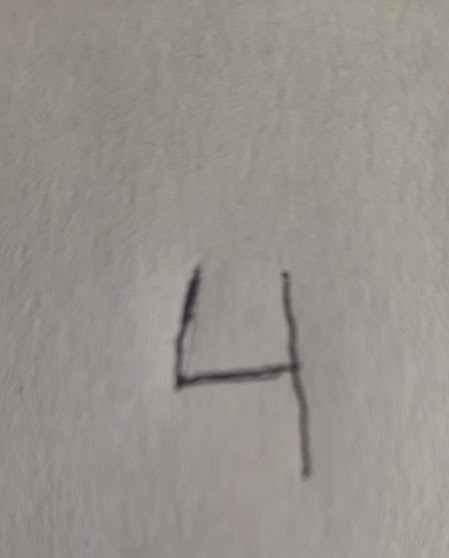
#> input picture k-nearest-neighbor/images/4_image.jpg, 449 x 558 px, found by its file name
$ jupyter execute KNN_Implement_Examples_Min.ipynb
#> lines starting #> are read from the running program, lines starting #| are printed output that depends on the picture
### k-nearest-neighbor/implement/knn.py
import numpy as np
from collections import Counter

def euclidean_distance(x1, x2):
    """
    :param x1: New Data Point
    :param x2: Data Points in dataset
    :return: Distance between new data point and all data points in
    training set
    """
    distance = np.sqrt(np.sum((x1-x2)**2))
    return distance

# def euclidean_distance(x1, x2):
#     """
#     :param x1: New Data Point
#     :param x2: Data Points in dataset
#     :return: Distance between new data point and all data points in
#     training set
#     """
#     distance = np.linalg.norm(x1 - x2)
#     return distance

class KNN:
    """
    KNN Class for implementing KNN Algorithm in Scikit-learn style
    """
    def __init__(self, k=3):
        self.k = k

    def fit(self, X, y):
        """
        :param X: Feature Vector
        :param y: Class Label
        Sets the value of X_train and y_train.
        """

        self.X_train = X
        # [[1,20,20],[1,20,20]....]
        self.y_train = y

    def predict(self, X):
        """
        :param X: Datapoints for which prediction have to be made
        :return: Prediction for given datapoints
        """
        predictions = [self._predict(x) for x in X]
        return predictions

    def _predict(self, x):
        """
        Helper function that carries out actual prediction
        :param X: Datapoint for which prediction have to be made
        :return: Prediction for given datapoint
        """
        # compute the distance
        distances = [euclidean_distance(x, x_train) for x_train in self.X_train]

        # get the closest k
        k_indices = np.argsort(distances)[:self.k]
        # get First K labels
        k_nearest_labels = [self.y_train[i] for i in k_indices]

        # majority vote
        most_common = Counter(k_nearest_labels).most_common()
        return most_common[0][0]

### k-nearest-neighbor/implement/KNN_Implement_Examples_Min.ipynb
# KNN on Some Popular Dataset

## Import the Required Libraries

[cell 1]
# Import the Required Libraries
import numpy as np
from sklearn.datasets import fetch_openml
from sklearn import datasets
from sklearn import datasets
from sklearn.model_selection import train_test_split
import matplotlib.pyplot as plt
from matplotlib.colors import ListedColormap
from knn import KNN

## Iris Dataset

[cell 2]
iris = datasets.load_iris()
X, y = iris.data, iris.target

## Plot to Visualize Different Classes

[cell 3]
cmap = ListedColormap(['#FF0000','#00FF00','#0000FF'])
plt.figure()
plt.scatter(X[:,2],X[:,3], c=y, cmap=cmap, edgecolor='k', s=20)
plt.show()
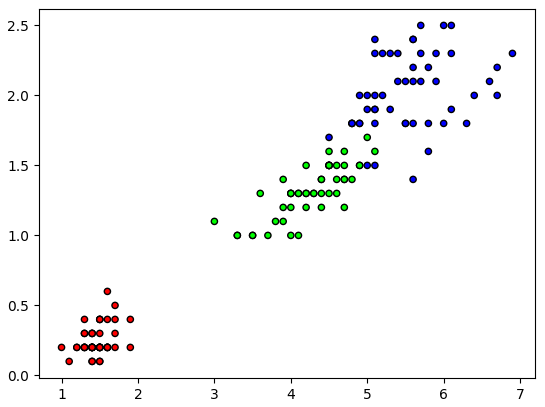
#> figure drawn by matplotlib, 1 panel

## Train Test Split

[cell 4]
X_train, X_test, y_train, y_test = train_test_split(X, y, test_size=0.2, random_state=0)

## Create the Model

[cell 5]
clf = KNN(k=5)

## Train the Model

[cell 6]
clf.fit(X_train, y_train)

## Make the Prediction

[cell 7]
predictions = clf.predict(X_test)

## Get Accuracy

[cell 8]
acc = np.sum(predictions == y_test) / len(y_test)
print("{:.2f}".format(acc))

## Make Prediction for New Data Point

[cell 9]
clf.predict([[5.8, 2.8, 5.1, 2.4]])

[cell 10]
from sklearn.metrics import accuracy_score

[cell 11]
acc = accuracy_score(y_true=y_test,y_pred=predictions)
print("{:.2f}".format(acc))

## Use Scikit-Learn

[cell 12]
from sklearn.neighbors import KNeighborsClassifier
clf_sci = KNeighborsClassifier(n_neighbors=5,p=2)
clf_sci.fit(X_train,y_train)
sci_pred = clf_sci.predict(X_test)
acc_sci = accuracy_score(y_true=y_test,y_pred=sci_pred)
print("{:.2f}".format(acc_sci))

# MNIST Handwritten Digit Dataset

[cell 13]
digits = datasets.load_digits()
# Create features
X = digits.data

# Create target
y = digits.target

## Example of Each Digit

[cell 14]
fig = plt.figure(figsize=(6, 6))  # figure size in inches
fig.subplots_adjust(left=0, right=1, bottom=0, top=1, hspace=0.05, wspace=0.05)

for i in range(64):
    ax = fig.add_subplot(8, 8, i + 1, xticks=[], yticks=[])
    ax.imshow(digits.images[i], cmap=plt.cm.binary, interpolation='nearest')
    # label the image with the target value
    ax.text(0, 7, str(digits.target[i]))
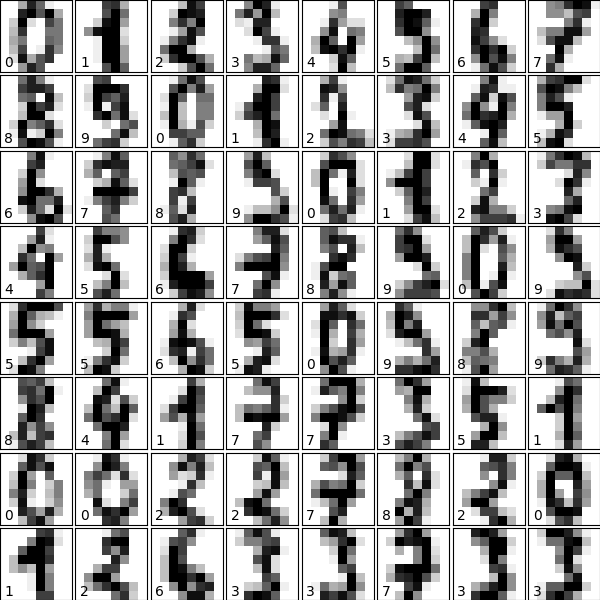
#> figure drawn by matplotlib, 64 panels

## Train Test Split

[cell 15]
X_train, X_test, y_train, y_test = train_test_split(X, y, test_size=0.2, random_state=0)

## Create and Train the Model

[cell 16]
d_clf = KNN(k=5)
d_clf.fit(X_train,y_train)

## Make Prediction on Testset

[cell 17]
pred = d_clf.predict(X_test)

## Get Accuracy

[cell 18]
accuracy_score(pred,y_test)

## Making Prediction on New Image

### Function to Load and Preprocess Image

[cell 19]
from PIL import Image

def load_image(image_path):
    # Open the image file
#> called with image_path = '4_image.jpg'
    image = Image.open(image_path)
#> image is the input picture: PIL image 449x558 RGB; mean R, G, B 150.8, 146.8, 141.1

    # Convert the image to grayscale
    image = image.convert('L')
#> image: PIL image 449x558 L

    return image

def preprocess_image(image):
    # Resize the image to a suitable size for the classifier
    image = image.resize((8, 8), resample=Image.LANCZOS)

    # Convert the image to a numpy array
    image = np.array(image, dtype=np.float16)

    # Normalize the image (scale the pixel values to be between 0 and 16)
    image = image%28

    # Flatten the image to a 1-dimensional array
    image = image.flatten()
#> image = 64 values, max 27 at index 1, min 0 at index 0, mean 11.25

    return image

## Load the image and Make Prediction

[cell 20]
# Load the image and preprocess it
image = load_image('4_image.jpg')
features = preprocess_image(image)
#> features has the same summary as image in preprocess_image

# Make a prediction using the classifier
prediction = d_clf.predict([features])
#> prediction = [7]

print("Predicted digit:", prediction[0])
#| Predicted digit: 7

## Image After Pre-Processing

[cell 21]
# Load the image and convert it to grayscale
image = Image.open('4_image.jpg').convert('L')

# Resize the image and normalize the pixel values
image = image.resize((8, 8), resample=Image.BOX)
image = np.array(image) % 17.0

# Flatten the image into a 1-dimensional array
image = image.flatten()
#> image = 64 values, max 16 at index 5, min 0 at index 38, mean 6.52

[cell 22]
# Load the image data and reshape it into a 8x8 array
image = image.reshape((8, 8))

# Plot the image
plt.imshow(image, cmap='gray', vmin=0, vmax=16)
plt.show()
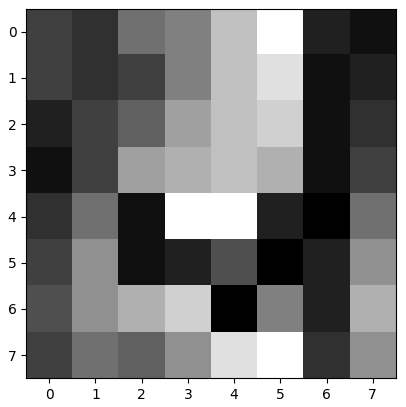
#> figure drawn by matplotlib, 1 panel

$ run again, with k-nearest-neighbor/images/5_image.jpg copied over k-nearest-neighbor/images/4_image.jpg
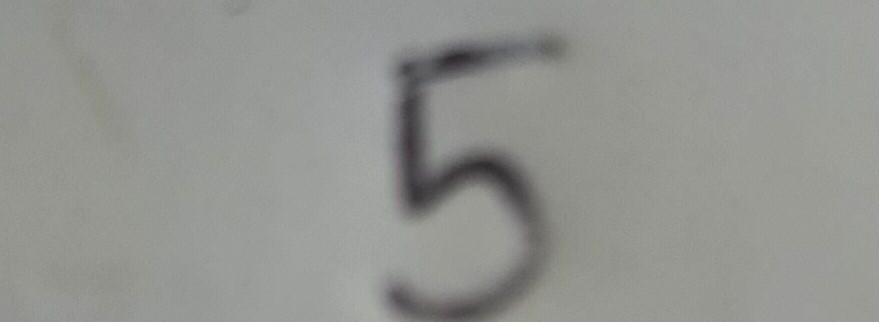
#> input picture k-nearest-neighbor/images/5_image.jpg, 879 x 322 px, found by its file name
#> in load_image, image is the input picture: PIL image 879x322 RGB; mean R, G, B 147.1, 148.6, 144.2
#> in preprocess_image, `image = image.flatten()`: image = 64 values, max 26 at index 44, min 0 at index 12, mean 12.45
#> features has the same summary as image in preprocess_image
#> prediction = [4]
#| Predicted digit: 4
#> `image = image.flatten()`: image = 64 values, max 16 at index 27, min 0 at index 10, mean 8.14
#> `plt.show()`:
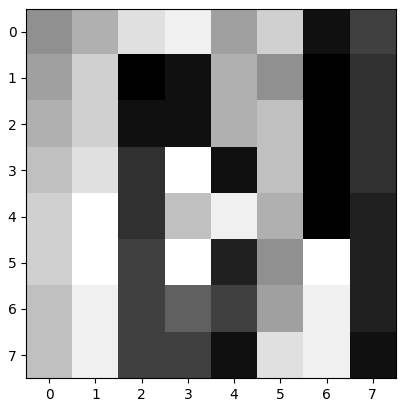
#> figure drawn by matplotlib, 1 panel
